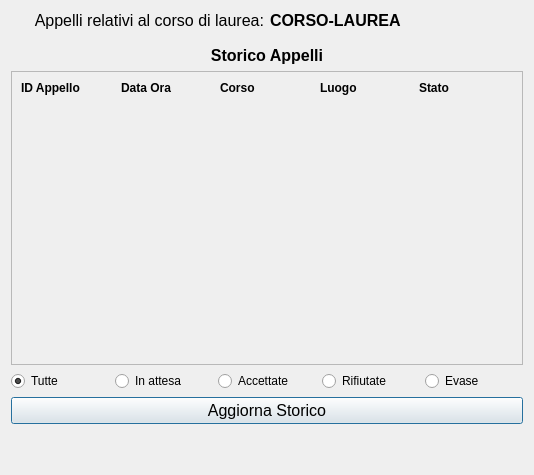
<?xml version="1.0" encoding="UTF-8"?>
<ui version="4.0">
 <class>Lista_Appelli</class>
 <widget class="QDialog" name="Lista_Appelli">
  <property name="geometry">
   <rect>
    <x>0</x>
    <y>0</y>
    <width>534</width>
    <height>475</height>
   </rect>
  </property>
  <property name="windowTitle">
   <string>StudiSync - Students Richiesta Date Esami</string>
  </property>
  <layout class="QVBoxLayout" name="verticalLayout">
   <item>
    <layout class="QHBoxLayout" name="horizontalLayout_2">
     <property name="sizeConstraint">
      <enum>QLayout::SetMinimumSize</enum>
     </property>
     <item>
      <widget class="QLabel" name="label_2">
       <property name="sizePolicy">
        <sizepolicy hsizetype="Minimum" vsizetype="Minimum">
         <horstretch>0</horstretch>
         <verstretch>0</verstretch>
        </sizepolicy>
       </property>
       <property name="font">
        <font>
         <pointsize>12</pointsize>
        </font>
       </property>
       <property name="text">
        <string>Appelli relativi al corso di laurea:</string>
       </property>
       <property name="alignment">
        <set>Qt::AlignRight|Qt::AlignTrailing|Qt::AlignVCenter</set>
       </property>
      </widget>
     </item>
     <item>
      <widget class="QLabel" name="CorsoLaureaLabel">
       <property name="sizePolicy">
        <sizepolicy hsizetype="Minimum" vsizetype="Minimum">
         <horstretch>0</horstretch>
         <verstretch>0</verstretch>
        </sizepolicy>
       </property>
       <property name="font">
        <font>
         <pointsize>12</pointsize>
         <weight>75</weight>
         <bold>true</bold>
        </font>
       </property>
       <property name="text">
        <string>CORSO-LAUREA</string>
       </property>
      </widget>
     </item>
    </layout>
   </item>
   <item>
    <spacer name="verticalSpacer_2">
     <property name="orientation">
      <enum>Qt::Vertical</enum>
     </property>
     <property name="sizeType">
      <enum>QSizePolicy::Minimum</enum>
     </property>
     <property name="sizeHint" stdset="0">
      <size>
       <width>20</width>
       <height>10</height>
      </size>
     </property>
    </spacer>
   </item>
   <item>
    <widget class="QLabel" name="label_3">
     <property name="sizePolicy">
      <sizepolicy hsizetype="Minimum" vsizetype="Minimum">
       <horstretch>0</horstretch>
       <verstretch>0</verstretch>
      </sizepolicy>
     </property>
     <property name="font">
      <font>
       <pointsize>12</pointsize>
       <weight>75</weight>
       <bold>true</bold>
      </font>
     </property>
     <property name="text">
      <string>Storico Appelli</string>
     </property>
     <property name="alignment">
      <set>Qt::AlignCenter</set>
     </property>
    </widget>
   </item>
   <item>
    <widget class="QScrollArea" name="scrollArea">
     <property name="widgetResizable">
      <bool>true</bool>
     </property>
     <widget class="QWidget" name="scrollAreaWidgetContents_2">
      <property name="geometry">
       <rect>
        <x>0</x>
        <y>0</y>
        <width>514</width>
        <height>283</height>
       </rect>
      </property>
      <layout class="QVBoxLayout" name="verticalLayout_3">
       <item>
        <layout class="QHBoxLayout" name="horizontalLayout_4">
         <item>
          <widget class="QLabel" name="label_9">
           <property name="font">
            <font>
             <weight>75</weight>
             <bold>true</bold>
            </font>
           </property>
           <property name="text">
            <string>ID Appello</string>
           </property>
          </widget>
         </item>
         <item>
          <widget class="QLabel" name="label">
           <property name="font">
            <font>
             <weight>75</weight>
             <bold>true</bold>
            </font>
           </property>
           <property name="text">
            <string>Data Ora</string>
           </property>
          </widget>
         </item>
         <item>
          <widget class="QLabel" name="label_11">
           <property name="font">
            <font>
             <weight>75</weight>
             <bold>true</bold>
            </font>
           </property>
           <property name="text">
            <string>Corso</string>
           </property>
          </widget>
         </item>
         <item>
          <widget class="QLabel" name="label_4">
           <property name="font">
            <font>
             <weight>75</weight>
             <bold>true</bold>
            </font>
           </property>
           <property name="text">
            <string>Luogo</string>
           </property>
          </widget>
         </item>
         <item>
          <widget class="QLabel" name="label_12">
           <property name="font">
            <font>
             <weight>75</weight>
             <bold>true</bold>
            </font>
           </property>
           <property name="text">
            <string>Stato</string>
           </property>
          </widget>
         </item>
        </layout>
       </item>
       <item>
        <layout class="QVBoxLayout" name="TableView"/>
       </item>
       <item>
        <spacer name="verticalSpacer_3">
         <property name="orientation">
          <enum>Qt::Vertical</enum>
         </property>
         <property name="sizeHint" stdset="0">
          <size>
           <width>20</width>
           <height>40</height>
          </size>
         </property>
        </spacer>
       </item>
      </layout>
     </widget>
    </widget>
   </item>
   <item>
    <layout class="QHBoxLayout" name="horizontalLayout_5">
     <item>
      <widget class="QRadioButton" name="TutteRadio">
       <property name="text">
        <string>Tutte</string>
       </property>
       <property name="checked">
        <bool>true</bool>
       </property>
      </widget>
     </item>
     <item>
      <widget class="QRadioButton" name="AttesaRadio">
       <property name="text">
        <string>In attesa</string>
       </property>
      </widget>
     </item>
     <item>
      <widget class="QRadioButton" name="AccettateRadio">
       <property name="enabled">
        <bool>true</bool>
       </property>
       <property name="text">
        <string>Accettate</string>
       </property>
      </widget>
     </item>
     <item>
      <widget class="QRadioButton" name="RifiutateRadio">
       <property name="enabled">
        <bool>true</bool>
       </property>
       <property name="text">
        <string>Rifiutate</string>
       </property>
      </widget>
     </item>
     <item>
      <widget class="QRadioButton" name="EvaseRadio">
       <property name="enabled">
        <bool>true</bool>
       </property>
       <property name="text">
        <string>Evase</string>
       </property>
      </widget>
     </item>
    </layout>
   </item>
   <item>
    <widget class="QPushButton" name="AggiornaStoricoButton">
     <property name="font">
      <font>
       <pointsize>12</pointsize>
      </font>
     </property>
     <property name="text">
      <string>Aggiorna Storico</string>
     </property>
    </widget>
   </item>
   <item>
    <spacer name="verticalSpacer">
     <property name="orientation">
      <enum>Qt::Vertical</enum>
     </property>
     <property name="sizeType">
      <enum>QSizePolicy::Minimum</enum>
     </property>
     <property name="sizeHint" stdset="0">
      <size>
       <width>20</width>
       <height>40</height>
      </size>
     </property>
    </spacer>
   </item>
  </layout>
 </widget>
 <resources/>
 <connections/>
</ui>
